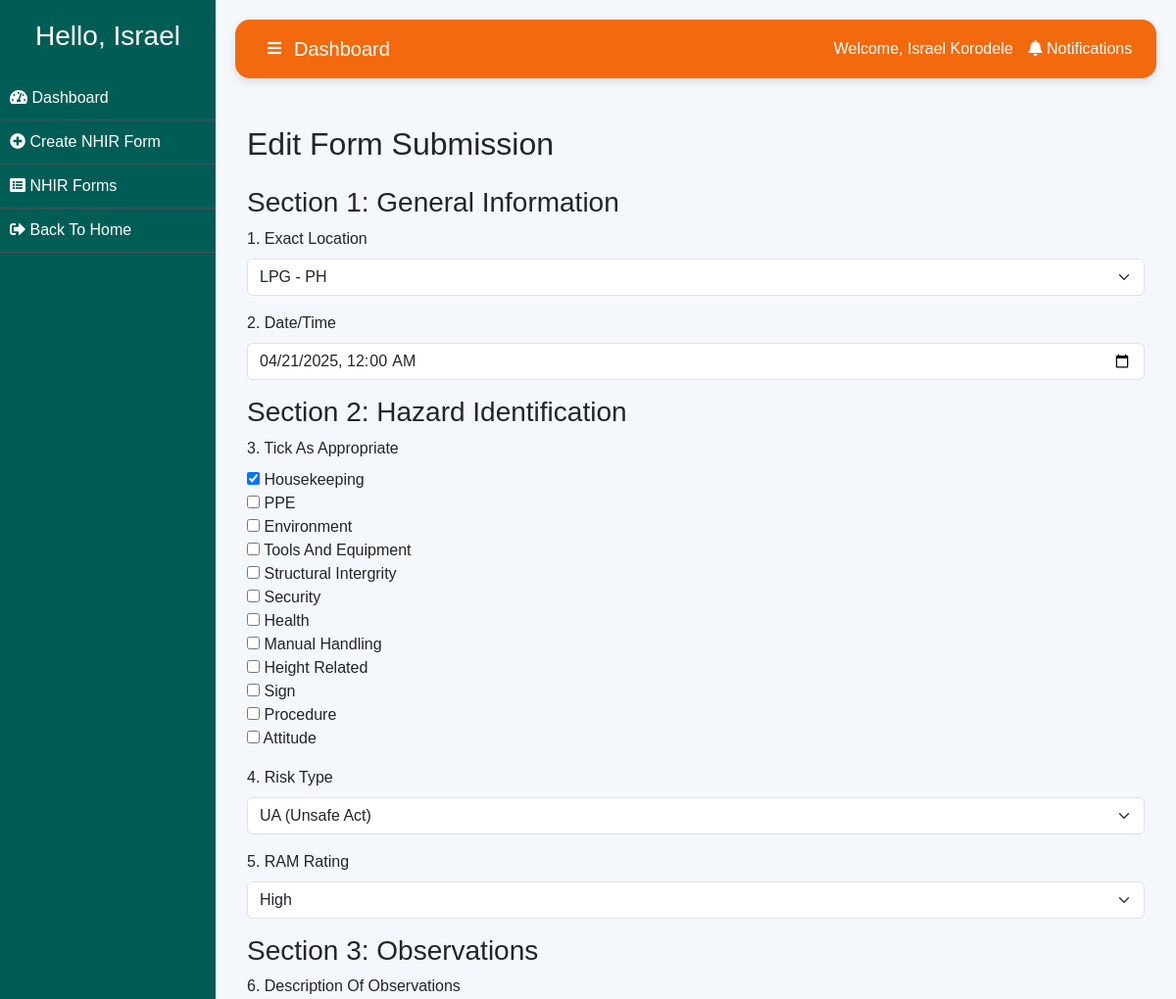
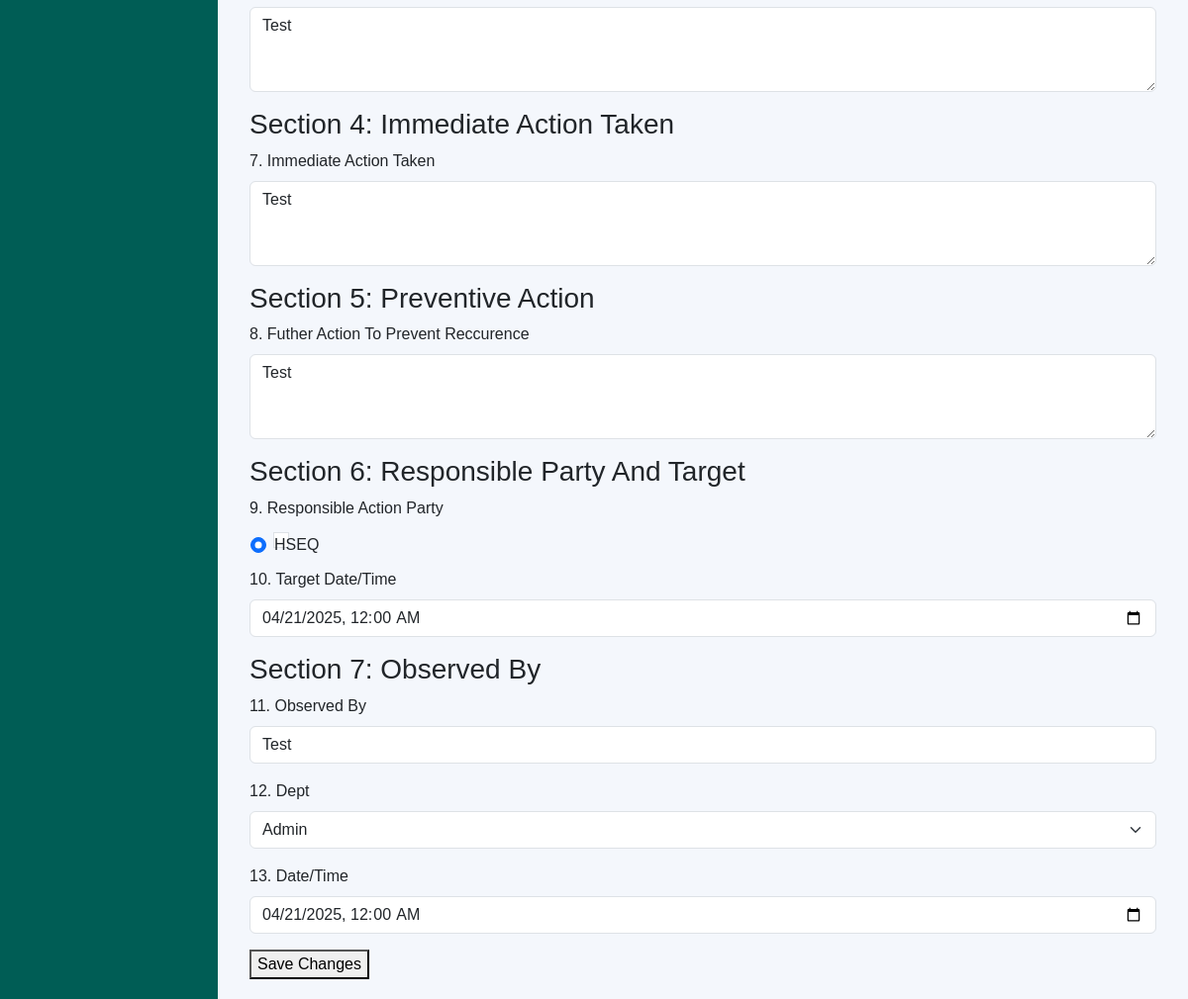
The app's page /edit_nhis_form/22/ (signed in) with its own data (2 pictures, top to bottom).
### app/models.py (models this page shows, shortened)
class NHISForm(models.Model):
    user = models.ForeignKey(User, null=True, on_delete=models.CASCADE)
    date_submitted = models.DateTimeField(auto_now_add=True, null=True)
    location = models.CharField(max_length=50, choices=[
        ('HQ_Lekki', 'HQ_Lekki'),
        ('CGS_Ikorodu', 'CGS_Ikorodu'),
        ('LNG_PH', 'LNG_PH'),
        ('LFZ_Ibeju', 'LFZ_Ibeju'),
    ], blank=True, null=True)
    date = models.DateField(null=True)
    question = models.CharField(max_length=7, choices=[('option1', 'Option 1'), ('option2', 'Option 2')], null=True)
    hazard = models.ManyToManyField(Hazards, blank=True)
    risk_type = models.CharField(max_length=255, choices=[
        ('UA', 'UA (Unsafe Act)'),
        ('UC', 'UC (Unsafe Condition)'),
        ('NM', 'NM (Near Miss)'),
        ('ACD', 'ACD (Accident)'),
        ('NC', 'NC (Non-Conformity)'),
    ], blank=True, null=True)
    ram_rating = models.CharField(max_length=255, choices=[
        ('High', 'High'),
        ('Medium', 'Medium'),
        ('Low', 'Low'),
    ], blank=True, null=True)
    observation = models.TextField(blank=True)
    action_taken = models.TextField(blank=True)
    preventive_action = models.TextField(blank=True)
    responsible_party = models.CharField(max_length=7, choices=[('HSEQ', 'HSEQ')], default='HSEQ', null=True)
    target_date = models.DateField(null=True)
    observed_by = models.CharField(max_length=255, null=True)
    dept = models.CharField(max_length=255, choices=[
        ('Admin', 'Admin'),
        ('BDS', 'BDS'),
        ('DC', 'DC'),
        ('ER', 'ER'),
        ('FVC', 'FVC'),
        ('HR', 'HR'),
        ('HSE', 'HSE'),
        ('IAC', 'IAC'),
        ('IT', 'IT'),
        ('LRC', 'LRC'),
        ('TS', 'TS'),
    ], blank=True, null=True)
    observed_date = models.DateField(null=True)
    status = models.CharField(
        max_length=20,
        choices=[
            ('awaiting_supervisor', 'Awaiting Supervisor Approval'),
            ('awaiting_manager', 'Awaiting Manager Approval'),
            ('closed', 'Closed'),
            ('denied', 'Denied'),
        ],
        default='awaiting_supervisor',
    )

### app/decorators.py (the view)
		def wrapper_func(request, *args, **kwargs):
			group = None
			if request.user.groups.exists():
				group = request.user.groups.all()[0].name
			if group in allowed_roles:
				return view_func(request, *args, **kwargs)
			else:
				return HttpResponse('''
                    <h1>You are not authorized to view this page</h1>
                    <button onclick="window.history.back();">Go Back</button>
                ''')

### app/models.py (called while the page is built)
    def __str__(self):
        return self.name

### app/views.py (called while the page is built)
@login_required(login_url='app:login')
@allowed_users(allowed_roles=['staff'])
def edit_nhis_form(request, pk):
    submission = get_object_or_404(NHISForm, pk=pk)
    if request.method == 'POST':
        form = NHISSubmissionForm(request.POST, instance=submission)
        if form.is_valid():
            form.save()
            return redirect('app:nhis_list')  # Redirect to the list view after updating
    else:
        form = NHISSubmissionForm(instance=submission)
    return render(request, 'edit_nhis_form.html', {'form': form, 'submission': submission})

### app/templates/edit_nhis_form.html (shortened to what this page needs)
{% extends 'base.html' %}
{% block content %}
<div class="container-fluid">
    <h2 class="my-4" data-aos="fade-up">Edit Form Submission</h2>
    <form method="post">
        <h3>Section 1: General Information</h3>
        <div class="mb-3">
            <label for="location" class="form-label">1. Exact Location</label>
            {{ form.location }}
        </div>
        <div class="mb-3">
            <label for="Date" class="form-label">2. Date/Time</label>
            {{ form.date }}
        </div>
        <h3>Section 2: Hazard Identification</h3>
        <div class="mb-3">
            <label class="form-label">3. Tick As Appropriate</label>
            {{ form.hazard }}
        </div>
        <div class="mb-3">
            <label class="form-label">4. Risk Type</label>
            {{ form.risk_type }}
        </div>
        <div class="mb-3">
            <label class="form-label">5. RAM Rating</label>
            {{ form.ram_rating }}
        </div>
        <h3>Section 3: Observations</h3>
        <div class="mb-3">
            <label class="form-label">6. Description Of Observations</label>
            {{ form.observation }}
        </div>
        <h3>Section 4: Immediate Action Taken</h3>
        <div class="mb-3">
            <label class="form-label">7. Immediate Action Taken</label>
            {{ form.action_taken }}
        </div>
        <h3>Section 5: Preventive Action</h3>
        <div class="mb-3">
            <label class="form-label">8. Futher Action To Prevent Reccurence</label>
            {{ form.preventive_action }}
        </div>
         <h3>Section 6: Responsible Party And Target</h3>
         <div class="mb-3">
            <label for="ResponsibleParty" class="form-label">9. Responsible Action Party</label>
            <label class="form-check ms-4">
                {{ form.responsible_party }}
            </label>
        </div>
        <div class="mb-3">
            <label for="TargetDate" class="form-label">10. Target Date/Time</label>
            {{ form.target_date }}
        </div>
         <h3>Section 7: Observed By</h3>
         <div class="mb-3">
            <label for="ObservedBy" class="form-label">11. Observed By</label>
            {{ form.observed_by }}
        </div>
        <div class="mb-3">
            <label for="Dept" class="form-label">12. Dept</label>
            {{ form.dept }}
        </div>
        <div class="mb-3">
            <label for="ObservedDate" class="form-label">13. Date/Time</label>
            {{ form.observed_date }}
        </div>
        <button type="submit">Save Changes</button>
    </form>
    </div>
{% endblock %}

### app/templates/base.html (shortened to what this page needs)
{% load static %}
<!DOCTYPE html>
<html lang="en">
<head>
    <link href="https://cdn.jsdelivr.net/npm/bootstrap@5.3.0-alpha1/dist/css/bootstrap.min.css" rel="stylesheet">
    <link rel="stylesheet" href="https://cdnjs.cloudflare.com/ajax/libs/font-awesome/5.15.3/css/all.min.css">
    <link href="https://cdn.jsdelivr.net/npm/aos@2.3.4/dist/aos.css" rel="stylesheet">
</head>
<body>
    <div class="sidebar" id="sidebar">
        <div class="text-center text-white mb-4">
            <h3>Hello, {{request.user.first_name}}</h3>
        </div>
        {% if is_staff %}
            <a href="{% url 'app:client' %}" ><i class="fas fa-tachometer-alt"></i> Dashboard</a>
            <a href="{% url 'app:create_nhis' %}"><i class="fas fa-plus-circle"></i> Create NHIR Form</a>
            <a href="{% url 'app:nhis_list' %}"><i class="fas fa-list-alt"></i> NHIR Forms</a>
            <a href="{% url 'app:dashboard' %}"><i class="fas fa-sign-out-alt"></i> Back To Home</a>
        {% endif %}
    </div>
    <div class="content" id="content">
        <nav class="top-navbar navbar navbar-expand-lg d-flex justify-content-between mb-5">
            <button class="btn text-light" id="toggleSidebar">
                <i class="fas fa-bars"></i>
            </button>
            {% if is_staff or is_vendor  %}
                <a class="navbar-brand" href="{% url 'app:client' %}">Dashboard</a>
            {% elif is_supervisor %}
                <a class="navbar-brand" href="{% url 'app:supervisor' %}">Supervisor Dashboard</a>
            {% else %}
                <a class="navbar-brand" href="{% url 'app:manager' %}">Manager Dashboard</a>
            {% endif %}
            <div class="d-flex align-items-center ms-auto">
                <span class="user-name me-3">Welcome, {{request.user.first_name}} {{request.user.last_name}}</span>
                <a class="nav-link" href="{% url 'app:notifications' %}" style="padding-right: 0.3rem;">
                    <i class="fas fa-bell"></i>
                    Notifications
                  </a>
            </div>
        </nav>
        {% block content%}
		{% endblock %}
</body>
</html>

### app/templates/base.html (style rules this page uses)
body { font-family: Arial, sans-serif; background-color: #f4f7fc; }
.sidebar { background-color: #005d55; min-height: 100vh; padding-top: 20px; transition: width 0.3s; width: 220px; position: fixed; top: 0; bottom: 0; }
.sidebar a { color: white; text-decoration: none; padding: 10px; display: block; border-bottom: 1px solid #495057; }
.content { margin-left: 220px; padding: 20px; transition: margin-left 0.3s ease; }
.top-navbar { background-color:rgb(243, 105, 14); color: white; padding: 10px 20px; border-radius: 15px; box-shadow: 0 4px 8px rgba(0, 0, 0, 0.1); transition: background-color 0.3s ease; }
.top-navbar .navbar-brand { color: white; }
.top-navbar .nav-link { color: white; }
.top-navbar .user-name { color: white; font-size: 1rem; }

### records on screen
NHISForm: location "LPG - PH", date "04/21/2025 00:00", risk_type "UA (Unsafe Act)", ram_rating "High", observation "Test", action_taken "Test", preventive_action "Test", responsible_party "☑ HSEQ", target_date "04/21/2025 00:00", observed_by "Test", dept "Admin", observed_date "04/21/2025 00:00"

### other values on screen
{{ request.user.first_name }} "Israel"
{{ request.user.last_name }} "Korodele"
